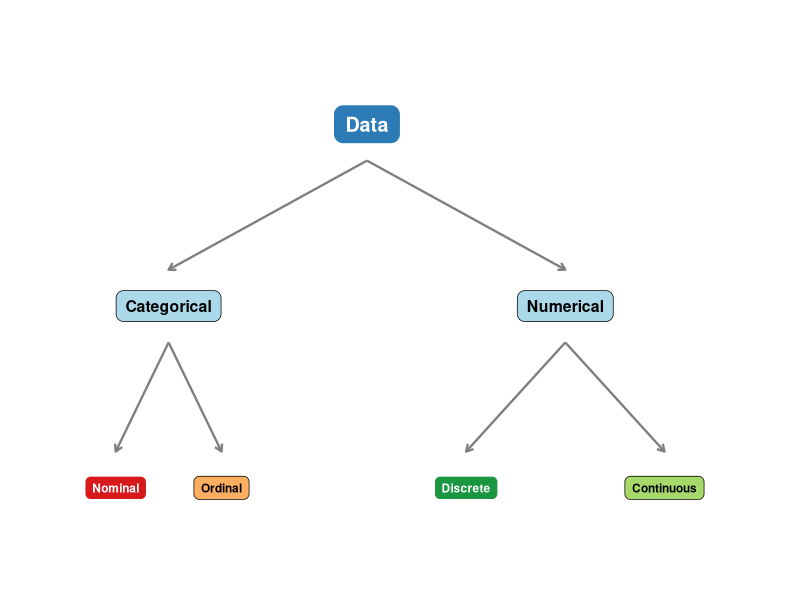
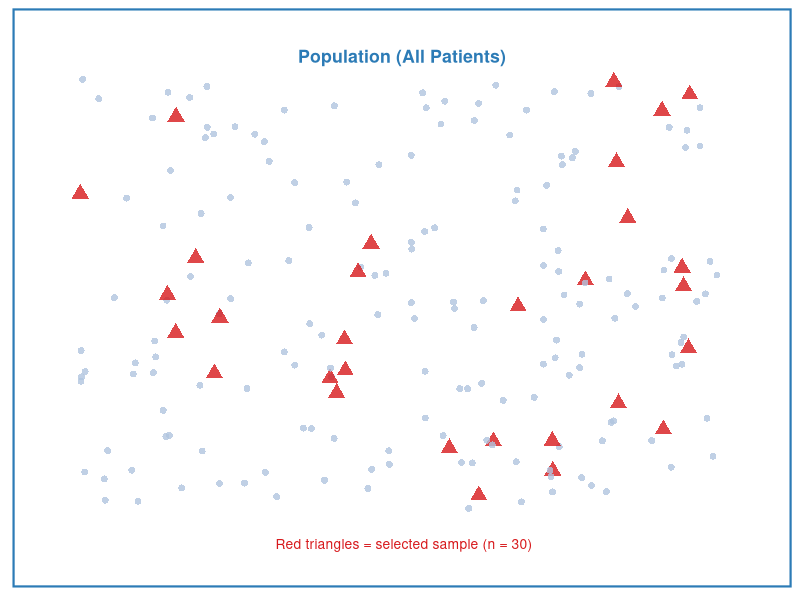

Write the R code that produced these figures, in order.
## ---- chunk 1
#| label: setup
#| include: false

library(ggplot2)
library(knitr)
library(kableExtra)
# Table helpers (used by the book and the slides)
# tbl_fs(): font size; PDF tables use 10pt so they fit the page width
# pdf_w():  fixed column width in the PDF only, so long text wraps
tbl_fs <- function(html_size = 13) if (knitr::is_latex_output()) 10 else html_size
pdf_w  <- function(x) if (knitr::is_latex_output()) x else NULL
## ---- chunk 2
#| label: fig-data-types
#| fig-cap: "Classification of Data Types in Health Science"
#| fig-align: center
#| fig-height: 4
#| fig-width: 8

# Simple diagram using ggplot
library(ggplot2)

df <- data.frame(
  x =    c(5,   2,   8,   1.2, 2.8,  6.5, 9.5),
  y =    c(4,   2.5, 2.5, 1,   1,    1,   1),
  label = c("Data",
            "Categorical",
            "Numerical",
            "Nominal",
            "Ordinal",
            "Discrete",
            "Continuous"),
  size = c(6, 5, 5, 4, 4, 4, 4)
)

arrows_df <- data.frame(
  x =    c(5,   5,   2,   2,   8,   8),
  xend = c(2,   8,   1.2, 2.8, 6.5, 9.5),
  y =    c(3.7, 3.7, 2.2, 2.2, 2.2, 2.2),
  yend = c(2.8, 2.8, 1.3, 1.3, 1.3, 1.3)
)

ggplot() +
  geom_segment(data = arrows_df,
               aes(x = x, xend = xend, y = y, yend = yend),
               arrow = arrow(length = unit(0.2, "cm")),
               color = "gray50", linewidth = 0.8) +
  geom_label(data = df,
             aes(x = x, y = y, label = label),
             fill = c("#2c7bb6","#abd9e9","#abd9e9",
                      "#d7191c","#fdae61","#1a9641","#a6d96a"),
             color = c("white","black","black",
                       "white","black","white","black"),
             fontface = "bold",
             size = df$size - 1,
             label.r = unit(0.4, "lines"),
             label.padding = unit(0.5, "lines")) +
  xlim(0, 11) + ylim(0.3, 4.8) +
  theme_void()
## ---- chunk 3
#| label: tbl-terms
#| tbl-cap: "Important Statistical Terms"

terms <- data.frame(
  Term = c("Population",
           "Sample",
           "Parameter",
           "Statistic",
           "Variable",
           "Observation"),
  Definition = c(
    "The entire group of interest",
    "A selected subset of the population",
    "A numerical summary describing the population (e.g., population mean mu)",
    "A numerical summary calculated from the sample (e.g., sample mean xbar)",
    "A characteristic being measured or observed (e.g., age, blood pressure)",
    "A single recorded value for one individual"
  ),
  `Health Example` = c(
    "All health-care workers in Thailand",
    "500 health-care workers randomly selected from 10 hospitals",
    "The true average age of ALL health-care workers in Thailand",
    "The average age calculated from our 500 workers",
    "Age, gender, profession, years of experience",
    "Worker A: age = 28, female, 3 years experience"
  )
)

kable(terms, col.names = c("Term", "Definition", "Health Science Example"),
      align = c("l","l","l")) |>
  kable_styling(bootstrap_options = c("striped","hover","bordered"),
                full_width = FALSE, font_size = tbl_fs(13)) |>
  column_spec(1, bold = TRUE, color = "#2c7bb6", width = pdf_w("1.0in")) |>
  column_spec(2, width = pdf_w("2.6in")) |>
  column_spec(3, width = pdf_w("2.2in"))
## ---- chunk 4
#| label: fig-pop-sample
#| fig-cap: "The sample is drawn from the population and used to make inferences"
#| fig-align: center
#| fig-height: 4
#| fig-width: 7

set.seed(42)
n_pop <- 200
pop <- data.frame(
  x = runif(n_pop, 0, 10),
  y = runif(n_pop, 0, 10),
  group = "Population"
)

sample_idx <- sample(1:n_pop, 30)
pop$group[sample_idx] <- "Sample"

ggplot(pop, aes(x = x, y = y, color = group, size = group, shape = group)) +
  geom_point(alpha = 0.8) +
  scale_color_manual(values = c("Population" = "#b0c4de", "Sample" = "#d7191c")) +
  scale_size_manual(values = c("Population" = 2, "Sample" = 4)) +
  scale_shape_manual(values = c("Population" = 16, "Sample" = 17)) +
  annotate("text", x = 5, y = 10.5,
           label = "Population (All Patients)",
           size = 4.5, fontface = "bold", color = "#2c7bb6") +
  annotate("text", x = 5, y = -0.8,
 label = " Red triangles = selected sample (n = 30)",
           size = 3.5, color = "#d7191c") +
  theme_minimal(base_size = 12) +
  theme(legend.position = "none",
        axis.text = element_blank(),
        axis.title = element_blank(),
        axis.ticks = element_blank(),
        panel.grid = element_blank(),
        panel.border = element_rect(color = "#2c7bb6", fill = NA, linewidth = 1.5)) +
  xlim(-0.5, 10.5) + ylim(-1.2, 11)
